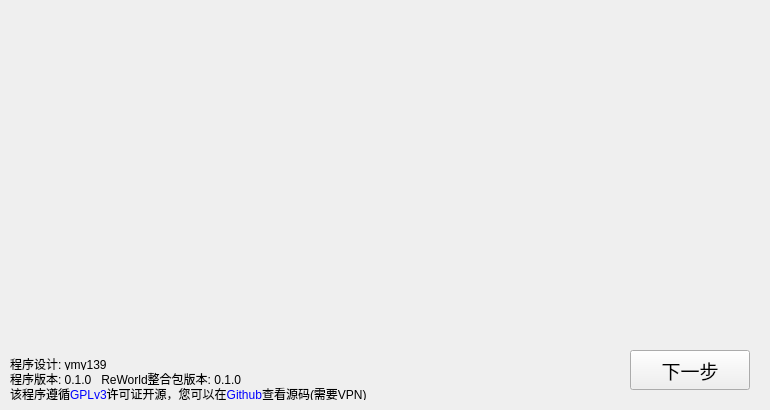
<?xml version="1.0" encoding="UTF-8"?>
<ui version="4.0">
 <class>Form</class>
 <widget class="QWidget" name="Form">
  <property name="geometry">
   <rect>
    <x>0</x>
    <y>0</y>
    <width>770</width>
    <height>410</height>
   </rect>
  </property>
  <property name="windowTitle">
   <string>Form</string>
  </property>
  <widget class="PushButton" name="PushButton">
   <property name="geometry">
    <rect>
     <x>630</x>
     <y>350</y>
     <width>120</width>
     <height>40</height>
    </rect>
   </property>
   <property name="font">
    <font>
     <pointsize>14</pointsize>
    </font>
   </property>
   <property name="text">
    <string>下一步</string>
   </property>
  </widget>
  <widget class="QLabel" name="label">
   <property name="geometry">
    <rect>
     <x>10</x>
     <y>385</y>
     <width>360</width>
     <height>15</height>
    </rect>
   </property>
   <property name="text">
    <string>&lt;html&gt;&lt;head/&gt;&lt;body&gt;&lt;p&gt;该程序遵循&lt;a href=&quot;https://www.gnu.org/licenses/gpl-3.0-standalone.html&quot;&gt;&lt;span style=&quot; text-decoration: underline; color:#0000ff;&quot;&gt;GPLv3&lt;/span&gt;&lt;/a&gt;许可证开源，您可以在&lt;a href=&quot;https://github.com/ymy139/ReWorld-Installer&quot;&gt;&lt;span style=&quot; text-decoration: underline; color:#0000ff;&quot;&gt;Github&lt;/span&gt;&lt;/a&gt;查看源码(需要VPN)&lt;/p&gt;&lt;/body&gt;&lt;/html&gt;</string>
   </property>
   <property name="alignment">
    <set>Qt::AlignLeading|Qt::AlignLeft|Qt::AlignTop</set>
   </property>
  </widget>
  <widget class="QLabel" name="label_2">
   <property name="geometry">
    <rect>
     <x>10</x>
     <y>370</y>
     <width>235</width>
     <height>15</height>
    </rect>
   </property>
   <property name="text">
    <string>程序版本: 0.1.0   ReWorld整合包版本: 0.1.0</string>
   </property>
   <property name="alignment">
    <set>Qt::AlignLeading|Qt::AlignLeft|Qt::AlignTop</set>
   </property>
  </widget>
  <widget class="QLabel" name="label_3">
   <property name="geometry">
    <rect>
     <x>10</x>
     <y>355</y>
     <width>100</width>
     <height>15</height>
    </rect>
   </property>
   <property name="text">
    <string>程序设计: ymy139</string>
   </property>
   <property name="alignment">
    <set>Qt::AlignLeading|Qt::AlignLeft|Qt::AlignTop</set>
   </property>
  </widget>
  <widget class="QLabel" name="label_4">
   <property name="geometry">
    <rect>
     <x>0</x>
     <y>0</y>
     <width>770</width>
     <height>410</height>
    </rect>
   </property>
   <property name="text">
    <string/>
   </property>
   <property name="pixmap">
    <pixmap>../../../游戏/MC/PCL/Pictures/9.jpeg</pixmap>
   </property>
   <property name="scaledContents">
    <bool>true</bool>
   </property>
  </widget>
  <zorder>label_4</zorder>
  <zorder>PushButton</zorder>
  <zorder>label</zorder>
  <zorder>label_2</zorder>
  <zorder>label_3</zorder>
 </widget>
 <customwidgets>
  <customwidget>
   <class>PushButton</class>
   <extends>QPushButton</extends>
   <header>qfluentwidgets</header>
  </customwidget>
 </customwidgets>
 <resources/>
 <connections/>
</ui>
